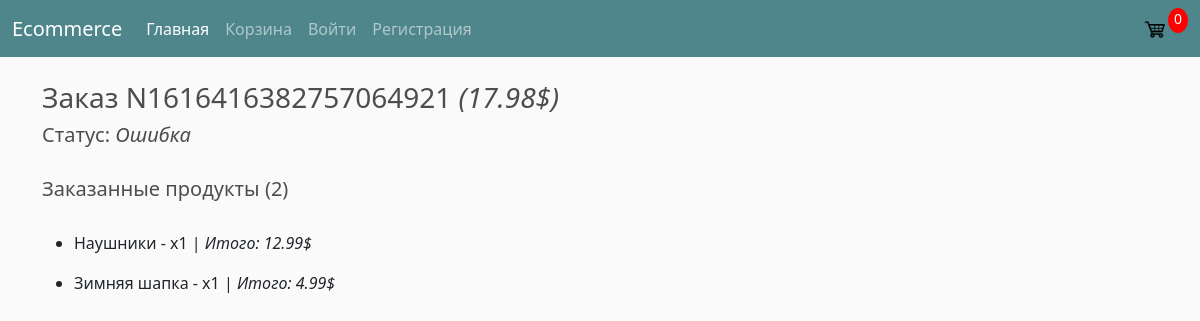
The app's page /order=1616416382757064921 with its own data.
### store/models.py (models this page shows, shortened)
class Order(models.Model):
	customer = models.ForeignKey(
			Customer,
			on_delete = models.SET_NULL,
			null = True,
			blank = True
		)
	date_ordered = models.DateTimeField(auto_now_add = True)
	complete = models.BooleanField(default = False)
	transaction_id = models.CharField(
			max_length = 200,
			null = True,
			blank = True)
	status = models.ForeignKey(
			Status,
			null = True,
			blank = True,
			on_delete = models.SET_NULL,
		)
	@property
	def get_cart_total(self):
		orderitems = self.orderitem_set.filter(product__draft = False)
		total = sum([item.get_total for item in orderitems])
		return total
	@property
	def get_cart_items(self):
		orderitems = self.orderitem_set.filter(product__draft = False)
		total = sum([item.quantity for item in orderitems])
		return total
	class Meta:
		verbose_name = "Заказ"
		verbose_name_plural = "Заказы"

class OrderItem(models.Model):
	product = models.ForeignKey(
			Product,
			on_delete = models.SET_NULL,
			null = True
		)
	order = models.ForeignKey(
			Order,
			on_delete = models.SET_NULL,
			null = True
		)
	quantity = models.PositiveSmallIntegerField(
			default = 0,
			null = True,
			blank = True
		)
	date_added = models.DateTimeField(auto_now_add = True)
	@property
	def get_total(self):
		total = self.product.get_price * self.quantity
		return total
	class Meta:
		verbose_name = "Заказанный продукт"
		verbose_name_plural = "Заказанные продукты"

class Product(models.Model):
	name = models.CharField("Название", max_length = 255, null = True)
	price = models.DecimalField(
			"Цена",
			max_digits = 7,
			decimal_places = 2
		)
	image = models.ImageField(
			"Картинка",
			upload_to = "products/",
			null = True,
			blank = True
		)
	draft = models.BooleanField("Черновик", default = False)
	category = models.ForeignKey(
			Category,
			related_name = 'products',
			on_delete = models.SET_NULL,
			null = True
		)
	discount = models.IntegerField(
			"Скидка (%)",
			validators = [
					MinValueValidator(0),
					MaxValueValidator(100)
				],
			default = 0
		)
	@property
	def get_price(self):
		x = (self.price * self.discount) / 100
		return round(self.price - x, 2)
	class Meta:
		verbose_name = "Продукт"
		verbose_name_plural = "Продукты"

class Status(models.Model):
	name = models.CharField("Статус", max_length = 100)
	value = models.SlugField(
			"Value",
			max_length = 20,
			null = True,
			blank = True,
		)
	class Meta:
		verbose_name = "Статус заказа"
		verbose_name_plural = "Статусы заказа"

### store/views.py (the view)
# urls.py: path("order=<str:transaction_id>", views.order_detail, name="order_detail"),
def order_detail(request, transaction_id):
	order = Order.objects.get(transaction_id=transaction_id)
	context = {
		"order": order,
	}
	return render(request, "store/order_detail.html", context)

### store/templatetags/store_tags.py (called while the page is built)
@register.simple_tag()
def get_items_in_cart(request):
	return get_order_and_items(request)["cartItems"]

### store/utils.py (called while the page is built, shortened)
def get_order_and_items(request):
	if request.user.is_authenticated:
		try:
			customer = request.user.customer
		except:
			customer = Customer.objects.create(
					user = request.user,
					name = request.user.username,
					email = request.user.email
				)
			customer.save()
		order, created = Order.objects.get_or_create(
				customer=customer,
				complete=False
			)
		items = order.orderitem_set.filter(product__draft = False)
		cartItems = order.get_cart_items
	else:
		try:
			cart = json.loads(request.COOKIES['cart'])
		except:
			cart = {}
		items = []
		order = {"get_cart_total": 0, "get_cart_items": 0,}
		cartItems = order["get_cart_items"]
	return {
		"order": order,
		"items": items,
		"cartItems": cartItems
	}

### store/templates/store/order_detail.html (shortened to what this page needs)
{% extends 'base.html' %}
{% block content %}
	<h3> Заказ N{{ order.transaction_id }}
		<i>({{ order.get_cart_total }}$)</i>
	</h3>
	<h5> Статус:
		<i> {{ order.status.name }} </i>
	</h5>
	<h5 style="margin: 30px 0;"> Заказанные продукты ({{ order.get_cart_items }}) </h5>
	<ul>
		{% for order_item in order.orderitem_set.all %}
			<li>
				<p>{{ order_item.product.name }} - x{{ order_item.quantity }} |
					<i> Итого: {{ order_item.get_total }}$ </i>
				</p>
			</li>
		{% endfor %}
	</ul>
{% endblock %}

### static/css/temp_style.css (style rules this page uses)
body { background-color: hsl(0, 0%, 98%); }
h1,h2,h3,h4,h5,h6 { color:hsl(0, 0%, 30%); }

### records on screen
Order: transaction_id "1616416382757064921", get_cart_total "17.98", status.name "Ошибка", get_cart_items "2"
OrderItem: product.name "Наушники", quantity "1", get_total "12.99"
OrderItem: product.name "Зимняя шапка", quantity "1", get_total "4.99"
